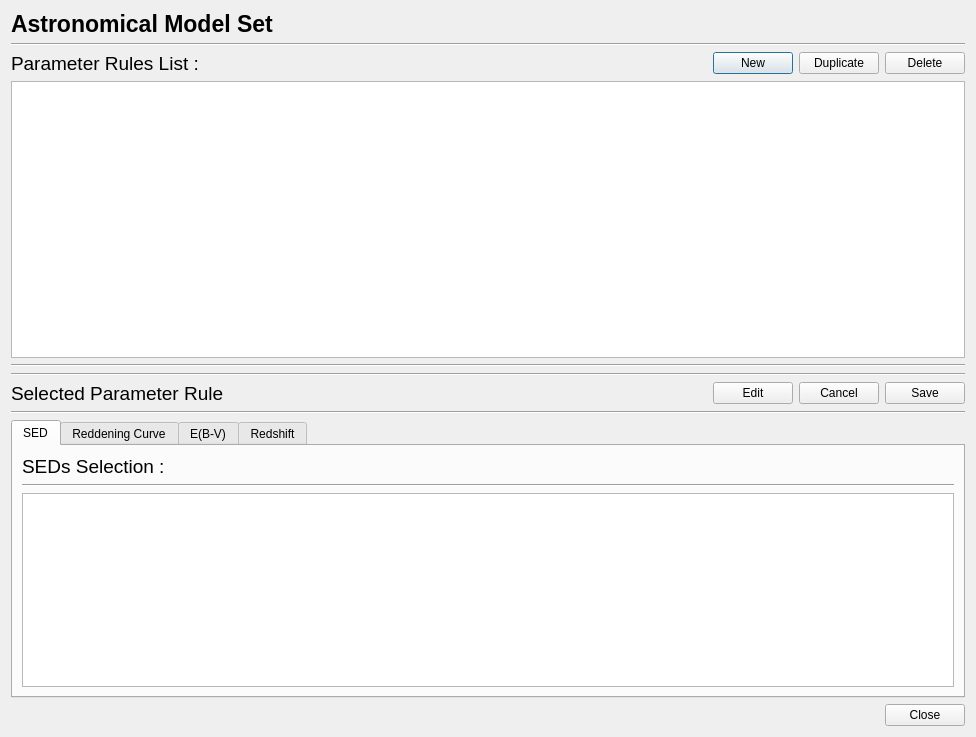
<?xml version="1.0" encoding="UTF-8"?>
<ui version="4.0">
 <class>DialogModelSet</class>
 <widget class="QDialog" name="DialogModelSet">
  <property name="geometry">
   <rect>
    <x>0</x>
    <y>0</y>
    <width>976</width>
    <height>737</height>
   </rect>
  </property>
  <property name="windowTitle">
   <string>Astronomical Model Set</string>
  </property>
  <layout class="QVBoxLayout" name="verticalLayout_4">
   <item>
    <layout class="QHBoxLayout" name="horizontalLayout_2">
     <item>
      <widget class="QLabel" name="label_2">
       <property name="font">
        <font>
         <pointsize>17</pointsize>
         <weight>75</weight>
         <bold>true</bold>
        </font>
       </property>
       <property name="text">
        <string>Astronomical Model Set</string>
       </property>
      </widget>
     </item>
     <item>
      <spacer name="horizontalSpacer_4">
       <property name="orientation">
        <enum>Qt::Horizontal</enum>
       </property>
       <property name="sizeHint" stdset="0">
        <size>
         <width>40</width>
         <height>20</height>
        </size>
       </property>
      </spacer>
     </item>
    </layout>
   </item>
   <item>
    <widget class="Line" name="line">
     <property name="orientation">
      <enum>Qt::Horizontal</enum>
     </property>
    </widget>
   </item>
   <item>
    <layout class="QHBoxLayout" name="horizontalLayout">
     <item>
      <widget class="QLabel" name="label">
       <property name="font">
        <font>
         <pointsize>14</pointsize>
        </font>
       </property>
       <property name="text">
        <string>Parameter Rules List :</string>
       </property>
      </widget>
     </item>
     <item>
      <spacer name="horizontalSpacer">
       <property name="orientation">
        <enum>Qt::Horizontal</enum>
       </property>
       <property name="sizeHint" stdset="0">
        <size>
         <width>40</width>
         <height>20</height>
        </size>
       </property>
      </spacer>
     </item>
     <item>
      <widget class="QPushButton" name="btn_new">
       <property name="text">
        <string>New</string>
       </property>
      </widget>
     </item>
     <item>
      <widget class="QPushButton" name="btn_duplicate">
       <property name="text">
        <string>Duplicate</string>
       </property>
      </widget>
     </item>
     <item>
      <widget class="QPushButton" name="btn_delete">
       <property name="text">
        <string>Delete</string>
       </property>
      </widget>
     </item>
    </layout>
   </item>
   <item>
    <widget class="ParameterRuleTable" name="tableView_ParameterRule">
     <property name="editTriggers">
      <set>QAbstractItemView::NoEditTriggers</set>
     </property>
     <property name="showDropIndicator" stdset="0">
      <bool>false</bool>
     </property>
     <property name="dragDropOverwriteMode">
      <bool>false</bool>
     </property>
     <property name="sortingEnabled">
      <bool>true</bool>
     </property>
     <attribute name="verticalHeaderVisible">
      <bool>false</bool>
     </attribute>
     <attribute name="verticalHeaderHighlightSections">
      <bool>false</bool>
     </attribute>
    </widget>
   </item>
   <item>
    <widget class="Line" name="line_2">
     <property name="orientation">
      <enum>Qt::Horizontal</enum>
     </property>
    </widget>
   </item>
   <item>
    <widget class="Line" name="line_3">
     <property name="orientation">
      <enum>Qt::Horizontal</enum>
     </property>
    </widget>
   </item>
   <item>
    <layout class="QHBoxLayout" name="horizontalLayout_3">
     <item>
      <widget class="QLabel" name="label_3">
       <property name="font">
        <font>
         <pointsize>14</pointsize>
        </font>
       </property>
       <property name="text">
        <string>Selected Parameter Rule</string>
       </property>
      </widget>
     </item>
     <item>
      <spacer name="horizontalSpacer_2">
       <property name="orientation">
        <enum>Qt::Horizontal</enum>
       </property>
       <property name="sizeHint" stdset="0">
        <size>
         <width>40</width>
         <height>20</height>
        </size>
       </property>
      </spacer>
     </item>
     <item>
      <widget class="QPushButton" name="btn_edit">
       <property name="text">
        <string>Edit</string>
       </property>
      </widget>
     </item>
     <item>
      <widget class="QPushButton" name="btn_cancel">
       <property name="text">
        <string>Cancel</string>
       </property>
      </widget>
     </item>
     <item>
      <widget class="QPushButton" name="btn_save">
       <property name="text">
        <string>Save</string>
       </property>
      </widget>
     </item>
    </layout>
   </item>
   <item>
    <widget class="Line" name="line_4">
     <property name="orientation">
      <enum>Qt::Horizontal</enum>
     </property>
    </widget>
   </item>
   <item>
    <widget class="QTabWidget" name="tabWidget">
     <property name="currentIndex">
      <number>0</number>
     </property>
     <widget class="QWidget" name="tab">
      <attribute name="title">
       <string>SED</string>
      </attribute>
      <layout class="QVBoxLayout" name="verticalLayout_8">
       <item>
        <layout class="QHBoxLayout" name="horizontalLayout_20">
         <item>
          <widget class="QLabel" name="label_12">
           <property name="font">
            <font>
             <pointsize>14</pointsize>
            </font>
           </property>
           <property name="text">
            <string>SEDs Selection :</string>
           </property>
          </widget>
         </item>
         <item>
          <spacer name="horizontalSpacer_18">
           <property name="orientation">
            <enum>Qt::Horizontal</enum>
           </property>
           <property name="sizeHint" stdset="0">
            <size>
             <width>40</width>
             <height>20</height>
            </size>
           </property>
          </spacer>
         </item>
        </layout>
       </item>
       <item>
        <widget class="Line" name="line_7">
         <property name="orientation">
          <enum>Qt::Horizontal</enum>
         </property>
        </widget>
       </item>
       <item>
        <widget class="QTreeView" name="treeView_Sed">
         <property name="editTriggers">
          <set>QAbstractItemView::NoEditTriggers</set>
         </property>
         <property name="tabKeyNavigation">
          <bool>true</bool>
         </property>
         <property name="showDropIndicator" stdset="0">
          <bool>false</bool>
         </property>
         <property name="selectionMode">
          <enum>QAbstractItemView::NoSelection</enum>
         </property>
         <attribute name="headerVisible">
          <bool>false</bool>
         </attribute>
         <attribute name="headerStretchLastSection">
          <bool>true</bool>
         </attribute>
        </widget>
       </item>
      </layout>
     </widget>
     <widget class="QWidget" name="tab_3">
      <attribute name="title">
       <string>Reddening Curve</string>
      </attribute>
      <layout class="QVBoxLayout" name="verticalLayout_9">
       <item>
        <layout class="QHBoxLayout" name="horizontalLayout_21">
         <item>
          <widget class="QLabel" name="label_13">
           <property name="font">
            <font>
             <pointsize>14</pointsize>
            </font>
           </property>
           <property name="text">
            <string>Reddening Curve Selection :</string>
           </property>
          </widget>
         </item>
         <item>
          <spacer name="horizontalSpacer_19">
           <property name="orientation">
            <enum>Qt::Horizontal</enum>
           </property>
           <property name="sizeHint" stdset="0">
            <size>
             <width>40</width>
             <height>20</height>
            </size>
           </property>
          </spacer>
         </item>
        </layout>
       </item>
       <item>
        <widget class="Line" name="line_8">
         <property name="orientation">
          <enum>Qt::Horizontal</enum>
         </property>
        </widget>
       </item>
       <item>
        <widget class="QTreeView" name="treeView_Reddening">
         <property name="editTriggers">
          <set>QAbstractItemView::NoEditTriggers</set>
         </property>
         <property name="tabKeyNavigation">
          <bool>true</bool>
         </property>
         <property name="showDropIndicator" stdset="0">
          <bool>false</bool>
         </property>
         <property name="selectionMode">
          <enum>QAbstractItemView::NoSelection</enum>
         </property>
         <attribute name="headerVisible">
          <bool>false</bool>
         </attribute>
         <attribute name="headerStretchLastSection">
          <bool>true</bool>
         </attribute>
        </widget>
       </item>
      </layout>
     </widget>
     <widget class="QWidget" name="tab_4">
      <attribute name="title">
       <string>E(B-V)</string>
      </attribute>
      <layout class="QVBoxLayout" name="verticalLayout_7">
       <item>
        <layout class="QHBoxLayout" name="horizontalLayout_19">
         <item>
          <widget class="QLabel" name="label_11">
           <property name="font">
            <font>
             <pointsize>14</pointsize>
            </font>
           </property>
           <property name="text">
            <string>E(B-V) Range :</string>
           </property>
          </widget>
         </item>
         <item>
          <spacer name="horizontalSpacer_17">
           <property name="orientation">
            <enum>Qt::Horizontal</enum>
           </property>
           <property name="sizeHint" stdset="0">
            <size>
             <width>40</width>
             <height>20</height>
            </size>
           </property>
          </spacer>
         </item>
        </layout>
       </item>
       <item>
        <widget class="Line" name="line_6">
         <property name="orientation">
          <enum>Qt::Horizontal</enum>
         </property>
        </widget>
       </item>
       <item>
        <layout class="QHBoxLayout" name="horizontalLayout_10">
         <item>
          <layout class="QVBoxLayout" name="verticalLayout_5">
           <item>
            <layout class="QHBoxLayout" name="horizontalLayout_14">
             <item>
              <widget class="QLabel" name="label_9">
               <property name="text">
                <string>Min :</string>
               </property>
              </widget>
             </item>
             <item>
              <spacer name="horizontalSpacer_9">
               <property name="orientation">
                <enum>Qt::Horizontal</enum>
               </property>
               <property name="sizeHint" stdset="0">
                <size>
                 <width>40</width>
                 <height>20</height>
                </size>
               </property>
              </spacer>
             </item>
            </layout>
           </item>
           <item>
            <layout class="QHBoxLayout" name="horizontalLayout_15">
             <item>
              <widget class="QLineEdit" name="txt_ebvMin"/>
             </item>
             <item>
              <spacer name="horizontalSpacer_13">
               <property name="orientation">
                <enum>Qt::Horizontal</enum>
               </property>
               <property name="sizeHint" stdset="0">
                <size>
                 <width>40</width>
                 <height>20</height>
                </size>
               </property>
              </spacer>
             </item>
            </layout>
           </item>
           <item>
            <layout class="QHBoxLayout" name="horizontalLayout_16">
             <item>
              <widget class="QLabel" name="label_10">
               <property name="text">
                <string>Step :</string>
               </property>
              </widget>
             </item>
             <item>
              <spacer name="horizontalSpacer_14">
               <property name="orientation">
                <enum>Qt::Horizontal</enum>
               </property>
               <property name="sizeHint" stdset="0">
                <size>
                 <width>40</width>
                 <height>20</height>
                </size>
               </property>
              </spacer>
             </item>
            </layout>
           </item>
           <item>
            <layout class="QHBoxLayout" name="horizontalLayout_17">
             <item>
              <widget class="QLineEdit" name="txt_ebvStep"/>
             </item>
             <item>
              <spacer name="horizontalSpacer_15">
               <property name="orientation">
                <enum>Qt::Horizontal</enum>
               </property>
               <property name="sizeHint" stdset="0">
                <size>
                 <width>40</width>
                 <height>20</height>
                </size>
               </property>
              </spacer>
             </item>
            </layout>
           </item>
           <item>
            <spacer name="verticalSpacer_3">
             <property name="orientation">
              <enum>Qt::Vertical</enum>
             </property>
             <property name="sizeHint" stdset="0">
              <size>
               <width>20</width>
               <height>40</height>
              </size>
             </property>
            </spacer>
           </item>
          </layout>
         </item>
         <item>
          <layout class="QVBoxLayout" name="verticalLayout_6">
           <item>
            <layout class="QHBoxLayout" name="horizontalLayout_6">
             <item>
              <widget class="QLabel" name="label_6">
               <property name="text">
                <string>Max :</string>
               </property>
              </widget>
             </item>
             <item>
              <spacer name="horizontalSpacer_6">
               <property name="orientation">
                <enum>Qt::Horizontal</enum>
               </property>
               <property name="sizeHint" stdset="0">
                <size>
                 <width>40</width>
                 <height>20</height>
                </size>
               </property>
              </spacer>
             </item>
            </layout>
           </item>
           <item>
            <layout class="QHBoxLayout" name="horizontalLayout_18">
             <item>
              <widget class="QLineEdit" name="txt_ebvMax"/>
             </item>
             <item>
              <spacer name="horizontalSpacer_16">
               <property name="orientation">
                <enum>Qt::Horizontal</enum>
               </property>
               <property name="sizeHint" stdset="0">
                <size>
                 <width>40</width>
                 <height>20</height>
                </size>
               </property>
              </spacer>
             </item>
            </layout>
           </item>
           <item>
            <spacer name="verticalSpacer_2">
             <property name="orientation">
              <enum>Qt::Vertical</enum>
             </property>
             <property name="sizeHint" stdset="0">
              <size>
               <width>20</width>
               <height>40</height>
              </size>
             </property>
            </spacer>
           </item>
          </layout>
         </item>
        </layout>
       </item>
      </layout>
     </widget>
     <widget class="QWidget" name="tab_2">
      <property name="font">
       <font>
        <pointsize>11</pointsize>
       </font>
      </property>
      <attribute name="title">
       <string>Redshift</string>
      </attribute>
      <layout class="QVBoxLayout" name="verticalLayout_3">
       <item>
        <layout class="QHBoxLayout" name="horizontalLayout_4">
         <item>
          <widget class="QLabel" name="label_4">
           <property name="font">
            <font>
             <pointsize>14</pointsize>
            </font>
           </property>
           <property name="text">
            <string>Redshift Range :</string>
           </property>
          </widget>
         </item>
         <item>
          <spacer name="horizontalSpacer_3">
           <property name="orientation">
            <enum>Qt::Horizontal</enum>
           </property>
           <property name="sizeHint" stdset="0">
            <size>
             <width>40</width>
             <height>20</height>
            </size>
           </property>
          </spacer>
         </item>
        </layout>
       </item>
       <item>
        <widget class="Line" name="line_5">
         <property name="orientation">
          <enum>Qt::Horizontal</enum>
         </property>
        </widget>
       </item>
       <item>
        <layout class="QHBoxLayout" name="horizontalLayout_8">
         <item>
          <layout class="QVBoxLayout" name="verticalLayout_2">
           <item>
            <layout class="QHBoxLayout" name="horizontalLayout_7">
             <item>
              <widget class="QLabel" name="label_7">
               <property name="text">
                <string>Min :</string>
               </property>
              </widget>
             </item>
             <item>
              <spacer name="horizontalSpacer_7">
               <property name="orientation">
                <enum>Qt::Horizontal</enum>
               </property>
               <property name="sizeHint" stdset="0">
                <size>
                 <width>40</width>
                 <height>20</height>
                </size>
               </property>
              </spacer>
             </item>
            </layout>
           </item>
           <item>
            <layout class="QHBoxLayout" name="horizontalLayout_11">
             <item>
              <widget class="QLineEdit" name="txt_zMin"/>
             </item>
             <item>
              <spacer name="horizontalSpacer_10">
               <property name="orientation">
                <enum>Qt::Horizontal</enum>
               </property>
               <property name="sizeHint" stdset="0">
                <size>
                 <width>40</width>
                 <height>20</height>
                </size>
               </property>
              </spacer>
             </item>
            </layout>
           </item>
           <item>
            <layout class="QHBoxLayout" name="horizontalLayout_12">
             <item>
              <widget class="QLabel" name="label_8">
               <property name="text">
                <string>Step :</string>
               </property>
              </widget>
             </item>
             <item>
              <spacer name="horizontalSpacer_11">
               <property name="orientation">
                <enum>Qt::Horizontal</enum>
               </property>
               <property name="sizeHint" stdset="0">
                <size>
                 <width>40</width>
                 <height>20</height>
                </size>
               </property>
              </spacer>
             </item>
            </layout>
           </item>
           <item>
            <layout class="QHBoxLayout" name="horizontalLayout_13">
             <item>
              <widget class="QLineEdit" name="txt_zStep"/>
             </item>
             <item>
              <spacer name="horizontalSpacer_12">
               <property name="orientation">
                <enum>Qt::Horizontal</enum>
               </property>
               <property name="sizeHint" stdset="0">
                <size>
                 <width>40</width>
                 <height>20</height>
                </size>
               </property>
              </spacer>
             </item>
            </layout>
           </item>
           <item>
            <spacer name="verticalSpacer_4">
             <property name="orientation">
              <enum>Qt::Vertical</enum>
             </property>
             <property name="sizeHint" stdset="0">
              <size>
               <width>20</width>
               <height>40</height>
              </size>
             </property>
            </spacer>
           </item>
          </layout>
         </item>
         <item>
          <layout class="QVBoxLayout" name="verticalLayout">
           <item>
            <layout class="QHBoxLayout" name="horizontalLayout_5">
             <item>
              <widget class="QLabel" name="label_5">
               <property name="text">
                <string>Max :</string>
               </property>
              </widget>
             </item>
             <item>
              <spacer name="horizontalSpacer_5">
               <property name="orientation">
                <enum>Qt::Horizontal</enum>
               </property>
               <property name="sizeHint" stdset="0">
                <size>
                 <width>40</width>
                 <height>20</height>
                </size>
               </property>
              </spacer>
             </item>
            </layout>
           </item>
           <item>
            <layout class="QHBoxLayout" name="horizontalLayout_9">
             <item>
              <widget class="QLineEdit" name="txt_zMax"/>
             </item>
             <item>
              <spacer name="horizontalSpacer_8">
               <property name="orientation">
                <enum>Qt::Horizontal</enum>
               </property>
               <property name="sizeHint" stdset="0">
                <size>
                 <width>40</width>
                 <height>20</height>
                </size>
               </property>
              </spacer>
             </item>
            </layout>
           </item>
           <item>
            <spacer name="verticalSpacer">
             <property name="orientation">
              <enum>Qt::Vertical</enum>
             </property>
             <property name="sizeHint" stdset="0">
              <size>
               <width>20</width>
               <height>40</height>
              </size>
             </property>
            </spacer>
           </item>
          </layout>
         </item>
        </layout>
       </item>
      </layout>
     </widget>
    </widget>
   </item>
   <item>
    <widget class="QDialogButtonBox" name="buttonBox">
     <property name="enabled">
      <bool>true</bool>
     </property>
     <property name="orientation">
      <enum>Qt::Horizontal</enum>
     </property>
     <property name="standardButtons">
      <set>QDialogButtonBox::Close</set>
     </property>
    </widget>
   </item>
  </layout>
 </widget>
 <customwidgets>
  <customwidget>
   <class>ParameterRuleTable</class>
   <extends>QTableView</extends>
   <header>QtUI/ParameterRuleTable.h</header>
  </customwidget>
 </customwidgets>
 <resources/>
 <connections>
  <connection>
   <sender>buttonBox</sender>
   <signal>accepted()</signal>
   <receiver>DialogModelSet</receiver>
   <slot>accept()</slot>
   <hints>
    <hint type="sourcelabel">
     <x>248</x>
     <y>254</y>
    </hint>
    <hint type="destinationlabel">
     <x>157</x>
     <y>274</y>
    </hint>
   </hints>
  </connection>
  <connection>
   <sender>buttonBox</sender>
   <signal>rejected()</signal>
   <receiver>DialogModelSet</receiver>
   <slot>reject()</slot>
   <hints>
    <hint type="sourcelabel">
     <x>316</x>
     <y>260</y>
    </hint>
    <hint type="destinationlabel">
     <x>286</x>
     <y>274</y>
    </hint>
   </hints>
  </connection>
 </connections>
</ui>
